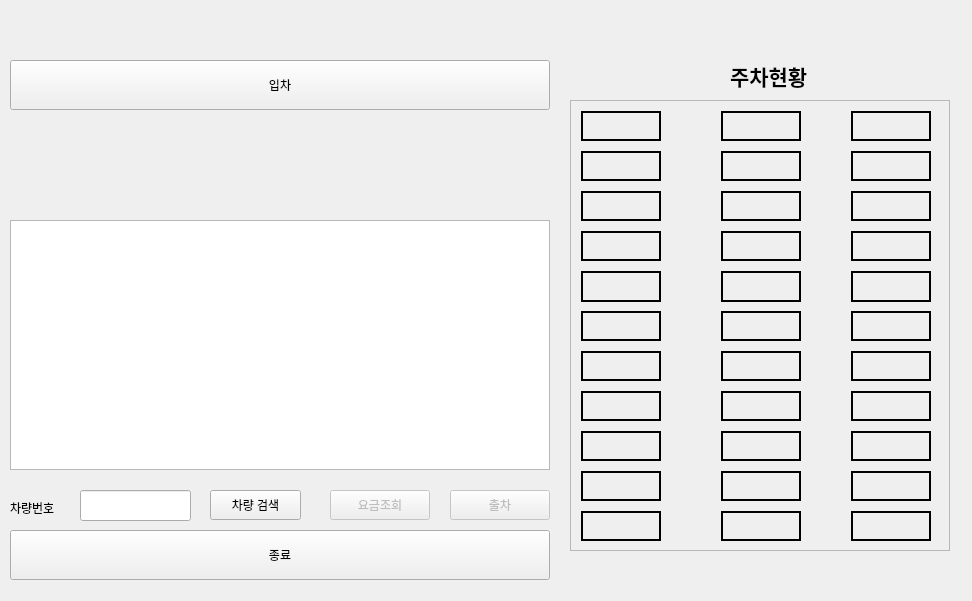
<?xml version="1.0" encoding="UTF-8"?>
<ui version="4.0">
 <class>Widget</class>
 <widget class="QWidget" name="Widget">
  <property name="geometry">
   <rect>
    <x>0</x>
    <y>0</y>
    <width>972</width>
    <height>601</height>
   </rect>
  </property>
  <property name="windowTitle">
   <string>Widget</string>
  </property>
  <widget class="QScrollArea" name="parkin_area">
   <property name="enabled">
    <bool>true</bool>
   </property>
   <property name="geometry">
    <rect>
     <x>570</x>
     <y>100</y>
     <width>380</width>
     <height>451</height>
    </rect>
   </property>
   <property name="autoFillBackground">
    <bool>false</bool>
   </property>
   <property name="widgetResizable">
    <bool>true</bool>
   </property>
   <widget class="QWidget" name="scrollAreaWidgetContents">
    <property name="geometry">
     <rect>
      <x>0</x>
      <y>0</y>
      <width>378</width>
      <height>449</height>
     </rect>
    </property>
    <widget class="QLabel" name="P0">
     <property name="geometry">
      <rect>
       <x>10</x>
       <y>10</y>
       <width>80</width>
       <height>30</height>
      </rect>
     </property>
     <property name="font">
      <font>
       <pointsize>10</pointsize>
      </font>
     </property>
     <property name="frameShape">
      <enum>QFrame::Box</enum>
     </property>
     <property name="lineWidth">
      <number>2</number>
     </property>
     <property name="text">
      <string/>
     </property>
    </widget>
    <widget class="QLabel" name="P1">
     <property name="geometry">
      <rect>
       <x>10</x>
       <y>50</y>
       <width>80</width>
       <height>30</height>
      </rect>
     </property>
     <property name="font">
      <font>
       <pointsize>10</pointsize>
      </font>
     </property>
     <property name="frameShape">
      <enum>QFrame::Box</enum>
     </property>
     <property name="lineWidth">
      <number>2</number>
     </property>
     <property name="text">
      <string/>
     </property>
    </widget>
    <widget class="QLabel" name="P2">
     <property name="geometry">
      <rect>
       <x>10</x>
       <y>90</y>
       <width>80</width>
       <height>30</height>
      </rect>
     </property>
     <property name="font">
      <font>
       <pointsize>10</pointsize>
      </font>
     </property>
     <property name="frameShape">
      <enum>QFrame::Box</enum>
     </property>
     <property name="lineWidth">
      <number>2</number>
     </property>
     <property name="text">
      <string/>
     </property>
    </widget>
    <widget class="QLabel" name="P3">
     <property name="geometry">
      <rect>
       <x>10</x>
       <y>130</y>
       <width>80</width>
       <height>30</height>
      </rect>
     </property>
     <property name="font">
      <font>
       <pointsize>10</pointsize>
      </font>
     </property>
     <property name="frameShape">
      <enum>QFrame::Box</enum>
     </property>
     <property name="lineWidth">
      <number>2</number>
     </property>
     <property name="text">
      <string/>
     </property>
    </widget>
    <widget class="QLabel" name="P6">
     <property name="geometry">
      <rect>
       <x>10</x>
       <y>250</y>
       <width>80</width>
       <height>30</height>
      </rect>
     </property>
     <property name="font">
      <font>
       <pointsize>10</pointsize>
      </font>
     </property>
     <property name="frameShape">
      <enum>QFrame::Box</enum>
     </property>
     <property name="lineWidth">
      <number>2</number>
     </property>
     <property name="text">
      <string/>
     </property>
    </widget>
    <widget class="QLabel" name="P7">
     <property name="geometry">
      <rect>
       <x>10</x>
       <y>290</y>
       <width>80</width>
       <height>30</height>
      </rect>
     </property>
     <property name="font">
      <font>
       <pointsize>10</pointsize>
      </font>
     </property>
     <property name="frameShape">
      <enum>QFrame::Box</enum>
     </property>
     <property name="lineWidth">
      <number>2</number>
     </property>
     <property name="text">
      <string/>
     </property>
    </widget>
    <widget class="QLabel" name="P5">
     <property name="geometry">
      <rect>
       <x>10</x>
       <y>210</y>
       <width>80</width>
       <height>30</height>
      </rect>
     </property>
     <property name="font">
      <font>
       <pointsize>10</pointsize>
      </font>
     </property>
     <property name="frameShape">
      <enum>QFrame::Box</enum>
     </property>
     <property name="lineWidth">
      <number>2</number>
     </property>
     <property name="text">
      <string/>
     </property>
    </widget>
    <widget class="QLabel" name="P4">
     <property name="geometry">
      <rect>
       <x>10</x>
       <y>170</y>
       <width>80</width>
       <height>31</height>
      </rect>
     </property>
     <property name="font">
      <font>
       <pointsize>10</pointsize>
      </font>
     </property>
     <property name="frameShape">
      <enum>QFrame::Box</enum>
     </property>
     <property name="lineWidth">
      <number>2</number>
     </property>
     <property name="text">
      <string/>
     </property>
    </widget>
    <widget class="QLabel" name="P8">
     <property name="geometry">
      <rect>
       <x>10</x>
       <y>330</y>
       <width>80</width>
       <height>30</height>
      </rect>
     </property>
     <property name="font">
      <font>
       <pointsize>10</pointsize>
      </font>
     </property>
     <property name="frameShape">
      <enum>QFrame::Box</enum>
     </property>
     <property name="lineWidth">
      <number>2</number>
     </property>
     <property name="text">
      <string/>
     </property>
    </widget>
    <widget class="QLabel" name="P9">
     <property name="geometry">
      <rect>
       <x>10</x>
       <y>370</y>
       <width>80</width>
       <height>30</height>
      </rect>
     </property>
     <property name="font">
      <font>
       <pointsize>10</pointsize>
      </font>
     </property>
     <property name="frameShape">
      <enum>QFrame::Box</enum>
     </property>
     <property name="lineWidth">
      <number>2</number>
     </property>
     <property name="text">
      <string/>
     </property>
    </widget>
    <widget class="QLabel" name="P10">
     <property name="geometry">
      <rect>
       <x>10</x>
       <y>410</y>
       <width>80</width>
       <height>30</height>
      </rect>
     </property>
     <property name="font">
      <font>
       <pointsize>10</pointsize>
      </font>
     </property>
     <property name="frameShape">
      <enum>QFrame::Box</enum>
     </property>
     <property name="lineWidth">
      <number>2</number>
     </property>
     <property name="text">
      <string/>
     </property>
    </widget>
    <widget class="QLabel" name="P13">
     <property name="geometry">
      <rect>
       <x>150</x>
       <y>90</y>
       <width>80</width>
       <height>30</height>
      </rect>
     </property>
     <property name="frameShape">
      <enum>QFrame::Box</enum>
     </property>
     <property name="lineWidth">
      <number>2</number>
     </property>
     <property name="text">
      <string/>
     </property>
    </widget>
    <widget class="QLabel" name="P18">
     <property name="geometry">
      <rect>
       <x>150</x>
       <y>290</y>
       <width>80</width>
       <height>30</height>
      </rect>
     </property>
     <property name="frameShape">
      <enum>QFrame::Box</enum>
     </property>
     <property name="lineWidth">
      <number>2</number>
     </property>
     <property name="text">
      <string/>
     </property>
    </widget>
    <widget class="QLabel" name="P20">
     <property name="geometry">
      <rect>
       <x>150</x>
       <y>370</y>
       <width>80</width>
       <height>30</height>
      </rect>
     </property>
     <property name="frameShape">
      <enum>QFrame::Box</enum>
     </property>
     <property name="lineWidth">
      <number>2</number>
     </property>
     <property name="text">
      <string/>
     </property>
    </widget>
    <widget class="QLabel" name="P16">
     <property name="geometry">
      <rect>
       <x>150</x>
       <y>210</y>
       <width>80</width>
       <height>30</height>
      </rect>
     </property>
     <property name="frameShape">
      <enum>QFrame::Box</enum>
     </property>
     <property name="lineWidth">
      <number>2</number>
     </property>
     <property name="text">
      <string/>
     </property>
    </widget>
    <widget class="QLabel" name="P19">
     <property name="geometry">
      <rect>
       <x>150</x>
       <y>330</y>
       <width>80</width>
       <height>30</height>
      </rect>
     </property>
     <property name="frameShape">
      <enum>QFrame::Box</enum>
     </property>
     <property name="lineWidth">
      <number>2</number>
     </property>
     <property name="text">
      <string/>
     </property>
    </widget>
    <widget class="QLabel" name="P21">
     <property name="geometry">
      <rect>
       <x>150</x>
       <y>410</y>
       <width>80</width>
       <height>30</height>
      </rect>
     </property>
     <property name="frameShape">
      <enum>QFrame::Box</enum>
     </property>
     <property name="lineWidth">
      <number>2</number>
     </property>
     <property name="text">
      <string/>
     </property>
    </widget>
    <widget class="QLabel" name="P11">
     <property name="geometry">
      <rect>
       <x>150</x>
       <y>10</y>
       <width>80</width>
       <height>30</height>
      </rect>
     </property>
     <property name="frameShape">
      <enum>QFrame::Box</enum>
     </property>
     <property name="lineWidth">
      <number>2</number>
     </property>
     <property name="text">
      <string/>
     </property>
    </widget>
    <widget class="QLabel" name="P15">
     <property name="geometry">
      <rect>
       <x>150</x>
       <y>170</y>
       <width>80</width>
       <height>31</height>
      </rect>
     </property>
     <property name="frameShape">
      <enum>QFrame::Box</enum>
     </property>
     <property name="lineWidth">
      <number>2</number>
     </property>
     <property name="text">
      <string/>
     </property>
    </widget>
    <widget class="QLabel" name="P17">
     <property name="geometry">
      <rect>
       <x>150</x>
       <y>250</y>
       <width>80</width>
       <height>30</height>
      </rect>
     </property>
     <property name="frameShape">
      <enum>QFrame::Box</enum>
     </property>
     <property name="lineWidth">
      <number>2</number>
     </property>
     <property name="text">
      <string/>
     </property>
    </widget>
    <widget class="QLabel" name="P12">
     <property name="geometry">
      <rect>
       <x>150</x>
       <y>50</y>
       <width>80</width>
       <height>30</height>
      </rect>
     </property>
     <property name="frameShape">
      <enum>QFrame::Box</enum>
     </property>
     <property name="lineWidth">
      <number>2</number>
     </property>
     <property name="text">
      <string/>
     </property>
    </widget>
    <widget class="QLabel" name="P14">
     <property name="geometry">
      <rect>
       <x>150</x>
       <y>130</y>
       <width>80</width>
       <height>30</height>
      </rect>
     </property>
     <property name="frameShape">
      <enum>QFrame::Box</enum>
     </property>
     <property name="lineWidth">
      <number>2</number>
     </property>
     <property name="text">
      <string/>
     </property>
    </widget>
    <widget class="QLabel" name="P24">
     <property name="geometry">
      <rect>
       <x>280</x>
       <y>90</y>
       <width>80</width>
       <height>30</height>
      </rect>
     </property>
     <property name="frameShape">
      <enum>QFrame::Box</enum>
     </property>
     <property name="lineWidth">
      <number>2</number>
     </property>
     <property name="text">
      <string/>
     </property>
    </widget>
    <widget class="QLabel" name="P29">
     <property name="geometry">
      <rect>
       <x>280</x>
       <y>290</y>
       <width>80</width>
       <height>30</height>
      </rect>
     </property>
     <property name="frameShape">
      <enum>QFrame::Box</enum>
     </property>
     <property name="lineWidth">
      <number>2</number>
     </property>
     <property name="text">
      <string/>
     </property>
    </widget>
    <widget class="QLabel" name="P31">
     <property name="geometry">
      <rect>
       <x>280</x>
       <y>370</y>
       <width>80</width>
       <height>30</height>
      </rect>
     </property>
     <property name="frameShape">
      <enum>QFrame::Box</enum>
     </property>
     <property name="lineWidth">
      <number>2</number>
     </property>
     <property name="text">
      <string/>
     </property>
    </widget>
    <widget class="QLabel" name="P27">
     <property name="geometry">
      <rect>
       <x>280</x>
       <y>210</y>
       <width>80</width>
       <height>30</height>
      </rect>
     </property>
     <property name="frameShape">
      <enum>QFrame::Box</enum>
     </property>
     <property name="lineWidth">
      <number>2</number>
     </property>
     <property name="text">
      <string/>
     </property>
    </widget>
    <widget class="QLabel" name="P30">
     <property name="geometry">
      <rect>
       <x>280</x>
       <y>330</y>
       <width>80</width>
       <height>30</height>
      </rect>
     </property>
     <property name="frameShape">
      <enum>QFrame::Box</enum>
     </property>
     <property name="lineWidth">
      <number>2</number>
     </property>
     <property name="text">
      <string/>
     </property>
    </widget>
    <widget class="QLabel" name="P32">
     <property name="geometry">
      <rect>
       <x>280</x>
       <y>410</y>
       <width>80</width>
       <height>30</height>
      </rect>
     </property>
     <property name="frameShape">
      <enum>QFrame::Box</enum>
     </property>
     <property name="lineWidth">
      <number>2</number>
     </property>
     <property name="text">
      <string/>
     </property>
    </widget>
    <widget class="QLabel" name="P22">
     <property name="geometry">
      <rect>
       <x>280</x>
       <y>10</y>
       <width>80</width>
       <height>30</height>
      </rect>
     </property>
     <property name="frameShape">
      <enum>QFrame::Box</enum>
     </property>
     <property name="lineWidth">
      <number>2</number>
     </property>
     <property name="text">
      <string/>
     </property>
    </widget>
    <widget class="QLabel" name="P26">
     <property name="geometry">
      <rect>
       <x>280</x>
       <y>170</y>
       <width>80</width>
       <height>31</height>
      </rect>
     </property>
     <property name="frameShape">
      <enum>QFrame::Box</enum>
     </property>
     <property name="lineWidth">
      <number>2</number>
     </property>
     <property name="text">
      <string/>
     </property>
    </widget>
    <widget class="QLabel" name="P28">
     <property name="geometry">
      <rect>
       <x>280</x>
       <y>250</y>
       <width>80</width>
       <height>30</height>
      </rect>
     </property>
     <property name="frameShape">
      <enum>QFrame::Box</enum>
     </property>
     <property name="lineWidth">
      <number>2</number>
     </property>
     <property name="text">
      <string/>
     </property>
    </widget>
    <widget class="QLabel" name="P23">
     <property name="geometry">
      <rect>
       <x>280</x>
       <y>50</y>
       <width>80</width>
       <height>30</height>
      </rect>
     </property>
     <property name="frameShape">
      <enum>QFrame::Box</enum>
     </property>
     <property name="lineWidth">
      <number>2</number>
     </property>
     <property name="text">
      <string/>
     </property>
    </widget>
    <widget class="QLabel" name="P25">
     <property name="geometry">
      <rect>
       <x>280</x>
       <y>130</y>
       <width>80</width>
       <height>30</height>
      </rect>
     </property>
     <property name="frameShape">
      <enum>QFrame::Box</enum>
     </property>
     <property name="lineWidth">
      <number>2</number>
     </property>
     <property name="text">
      <string/>
     </property>
    </widget>
    <widget class="QLabel" name="lbl_IN">
     <property name="geometry">
      <rect>
       <x>230</x>
       <y>290</y>
       <width>51</width>
       <height>151</height>
      </rect>
     </property>
     <property name="frameShape">
      <enum>QFrame::NoFrame</enum>
     </property>
     <property name="text">
      <string/>
     </property>
    </widget>
    <widget class="QLabel" name="lbl_OUT">
     <property name="geometry">
      <rect>
       <x>80</x>
       <y>10</y>
       <width>71</width>
       <height>141</height>
      </rect>
     </property>
     <property name="frameShape">
      <enum>QFrame::NoFrame</enum>
     </property>
     <property name="text">
      <string/>
     </property>
    </widget>
   </widget>
  </widget>
  <widget class="QLabel" name="label">
   <property name="geometry">
    <rect>
     <x>730</x>
     <y>60</y>
     <width>81</width>
     <height>31</height>
    </rect>
   </property>
   <property name="font">
    <font>
     <family>나눔고딕</family>
     <pointsize>16</pointsize>
     <weight>75</weight>
     <bold>true</bold>
    </font>
   </property>
   <property name="text">
    <string>주차현황</string>
   </property>
  </widget>
  <widget class="QLabel" name="label_2">
   <property name="enabled">
    <bool>true</bool>
   </property>
   <property name="geometry">
    <rect>
     <x>10</x>
     <y>500</y>
     <width>64</width>
     <height>15</height>
    </rect>
   </property>
   <property name="text">
    <string>차량번호</string>
   </property>
  </widget>
  <widget class="QLabel" name="view">
   <property name="geometry">
    <rect>
     <x>10</x>
     <y>120</y>
     <width>540</width>
     <height>91</height>
    </rect>
   </property>
   <property name="text">
    <string/>
   </property>
  </widget>
  <widget class="QPushButton" name="search_btn">
   <property name="geometry">
    <rect>
     <x>210</x>
     <y>490</y>
     <width>91</width>
     <height>30</height>
    </rect>
   </property>
   <property name="text">
    <string>차량 검색</string>
   </property>
  </widget>
  <widget class="QListWidget" name="listWidget_Test">
   <property name="enabled">
    <bool>true</bool>
   </property>
   <property name="geometry">
    <rect>
     <x>10</x>
     <y>220</y>
     <width>540</width>
     <height>250</height>
    </rect>
   </property>
  </widget>
  <widget class="QPushButton" name="rate_check_btn">
   <property name="enabled">
    <bool>false</bool>
   </property>
   <property name="geometry">
    <rect>
     <x>330</x>
     <y>490</y>
     <width>100</width>
     <height>30</height>
    </rect>
   </property>
   <property name="text">
    <string>요금조회</string>
   </property>
  </widget>
  <widget class="QPushButton" name="into_parking_btn">
   <property name="geometry">
    <rect>
     <x>10</x>
     <y>60</y>
     <width>540</width>
     <height>50</height>
    </rect>
   </property>
   <property name="text">
    <string>입차</string>
   </property>
  </widget>
  <widget class="QPushButton" name="leave_parking_btn">
   <property name="enabled">
    <bool>false</bool>
   </property>
   <property name="geometry">
    <rect>
     <x>450</x>
     <y>490</y>
     <width>100</width>
     <height>30</height>
    </rect>
   </property>
   <property name="text">
    <string>출차</string>
   </property>
  </widget>
  <widget class="QLineEdit" name="InputText">
   <property name="geometry">
    <rect>
     <x>80</x>
     <y>490</y>
     <width>111</width>
     <height>31</height>
    </rect>
   </property>
   <property name="text">
    <string/>
   </property>
  </widget>
  <widget class="QPushButton" name="end_btn">
   <property name="enabled">
    <bool>true</bool>
   </property>
   <property name="geometry">
    <rect>
     <x>10</x>
     <y>530</y>
     <width>540</width>
     <height>50</height>
    </rect>
   </property>
   <property name="text">
    <string>종료</string>
   </property>
  </widget>
  <widget class="QLabel" name="lbl_title">
   <property name="geometry">
    <rect>
     <x>10</x>
     <y>200</y>
     <width>540</width>
     <height>15</height>
    </rect>
   </property>
   <property name="text">
    <string/>
   </property>
  </widget>
 </widget>
 <resources/>
 <connections/>
</ui>
